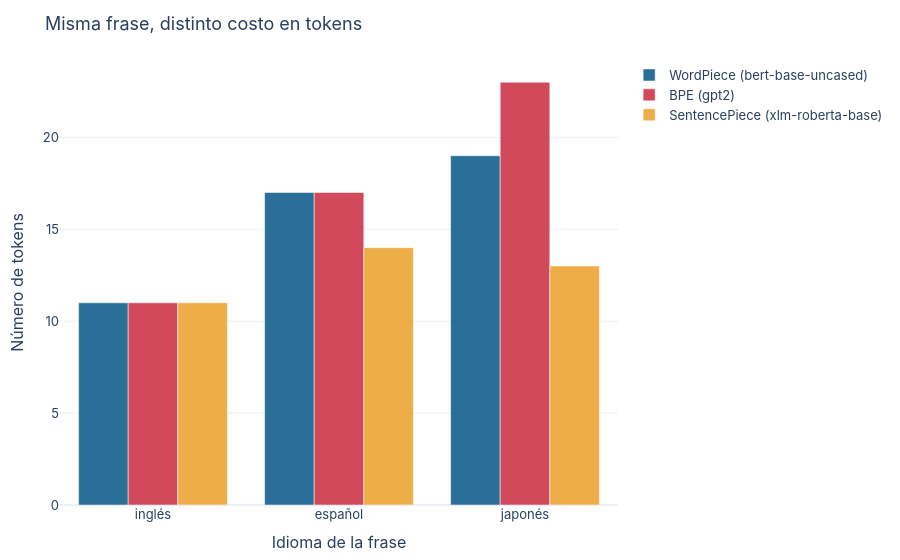

Source (notebook cell):
### Markdown cell above
GPT-2 parte el español en muchas más piezas (y los acentos en bytes sueltos como `Ã`): su vocabulario se aprendió casi solo con inglés. XLM-R, entrenado en 100 idiomas, lo resuelve con menos tokens. Más tokens significa más cómputo y menos texto dentro del límite de contexto.

Fíjate también en `bert-base-uncased`: escribe "tokenizacion" y "espanol". Antes de partir, su **normalizador** pasa todo a minúsculas y quita acentos, así que "más" y "mas" son el mismo token. La normalización es parte del tokenizer, no del modelo.

### Code cell
frases = {
    "inglés": "The cat sat on the mat because it was tired.",
    "español": "El gato se sentó en el tapete porque estaba cansado.",
    "japonés": "猫は疲れていたのでマットの上に座った。",
}
conteos = {n: [len(tk.tokenize(f)) for f in frases.values()] for n, tk in reales.items()}
plots.barras_agrupadas(list(frases), conteos, "Misma frase, distinto costo en tokens",
                       "Idioma de la frase", "Número de tokens")

### Figure 1 — Plotly figure (JSON) as saved in the notebook; plotly's stock layout.template omitted (floating-point values rounded to 4 significant figures)
{"data": [{"name": "WordPiece (bert-base-uncased)", "type": "bar", "x": ["inglés", "español", "japonés"], "y": [11, 17, 19]}, {"name": "BPE (gpt2)", "type": "bar", "x": ["inglés", "español", "japonés"], "y": [11, 17, 23]}, {"name": "SentencePiece (xlm-roberta-base)", "type": "bar", "x": ["inglés", "español", "japonés"], "y": [11, 14, 13]}], "layout": {"barmode": "group", "title": {"text": "Misma frase, distinto costo en tokens"}, "xaxis": {"title": {"text": "Idioma de la frase"}}, "yaxis": {"title": {"text": "Número de tokens"}}}}
